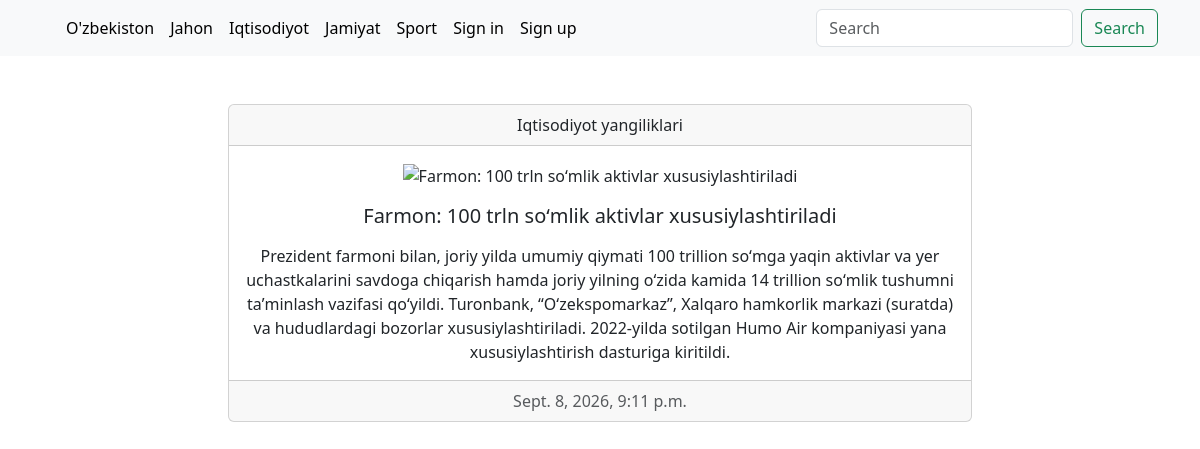
The app's page /articles/3/ with its own data.
### blog/models.py (models this page shows, shortened)
class Category(models.Model):
    title = models.CharField(max_length=30)
    class Meta:
        verbose_name = "Category"
        verbose_name_plural = "Categories"

class Article(models.Model):
    title = models.CharField(max_length=250)
    info = models.TextField()
    image = models.ImageField(upload_to="images/",blank=True,null=True)
    created_at = models.DateTimeField(auto_now_add=True)
    updated_at = models.DateTimeField(auto_now=True)
    category = models.ForeignKey(Category,on_delete=models.CASCADE)
    def get_image(self):
        try:
            return self.image.url
        except:
            return "https://png.pngtree.com/png-vector/20221125/ourlarge/pngtree-no-image-available-icon-flatvector-illustration-pic-design-profile-vector-png-image_40966566.jpg"

### blog/views.py (the view)
# urls.py: path('articles/<int:pk>/', Detail.as_view(), name="detail"),
class Detail(DetailView):
    model = Article
    template_name = "blog/detail.html"
    context_object_name = "article"
    def get_context_data(self, **kwargs):
        context = super().get_context_data()
        article = Article.objects.get(pk=self.kwargs['pk'])
        comments = Comment.objects.filter(article=article)
        context["comments"] = comments
        context["comment_form"] = CommentForm
        return context

### blog/templatetags/blog_tags.py (called while the page is built)
@register.simple_tag()
def get_categories():
    return Category.objects.all()

### blog/templates/blog/detail.html (shortened to what this page needs)
{% extends 'base.html' %}
{% block main %}
<div class="container">
<div class="card text-center my-5 col-8 mx-auto">
  <div class="card-header">
    {{article.category.title}} yangiliklari
  </div>
  <div class="card-body">
     <img src="{{article.get_image}}" alt="{{article.title}}" width="100%">
    <h5 class="card-title my-3">{{article.title}}</h5>
    <p class="card-text">{{article.info}}</p>
  </div>
  <div class="card-footer text-body-secondary">
    {{article.created_at}}
  </div>
</div>
</div>
{% endblock main %}

### templates/base.html (shortened to what this page needs)
{% load blog_tags %}
{% get_categories as categories %}
<!doctype html>
<html lang="en">
  <head>
    <link href="https://cdn.jsdelivr.net/npm/bootstrap@5.3.8/dist/css/bootstrap.min.css" rel="stylesheet">
  </head>
  <body>
  <header>
    <nav class="navbar navbar-expand-lg bg-body-tertiary">
  <div class="container">
    <div class="collapse navbar-collapse" id="navbarSupportedContent">
      <ul class="navbar-nav me-auto mb-2 mb-lg-0">
        {% for category in categories %}
        <li class="nav-item">
          <a class="nav-link active" aria-current="page" href="{% url 'category' category.pk %}">{{category.title}}</a>
        </li>
        {% endfor %}
        {% if request.user.is_authenticated %}
        <li class="nav-item">
          <form action="{% url 'signout' %}" method="post">
            {% csrf_token %}
            <button type="submit" class="nav-link active">Sign out</button>
          </form>
        </li>
        {% else %}
        <li class="nav-item">
          <a class="nav-link active" aria-current="page" href="{% url 'signin' %}">Sign in</a>
        </li>
        <li class="nav-item">
          <a class="nav-link active" aria-current="page" href="{% url 'signup' %}">Sign up</a>
        </li>
        {% endif %}
      </ul>
      <form class="d-flex" role="search" action="{% url 'search' %}" method="get">
        <input class="form-control me-2" type="search" placeholder="Search" aria-label="Search" name="q"/>
        <button class="btn btn-outline-success" type="submit">Search</button>
      </form>
    </div>
  </div>
</nav>
  </header>
  <main>
    {% block main %}
    {% endblock main %}
  </main>
  </body>
</html>

### records on screen
Category: title "O'zbekiston"
Category: title "Jahon"
Category: title "Iqtisodiyot"
Category: title "Jamiyat"
Category: title "Sport"
Article: category "Iqtisodiyot", title "Farmon: 100 trln soʻmlik aktivlar xususiylashtiriladi", info "Prezident farmoni bilan, joriy yilda umumiy qiymati 100 trillion soʻmga yaqin aktivlar va yer uchastkalarini savdoga chiqarish hamda joriy yilning oʻzida kamida 14 trillion soʻmlik tushumni taʼminlash vazifasi qoʻyildi. Turonbank, “Oʻzekspomarkaz”, Xalqaro hamkorlik markazi (suratda) va hududlardagi bozorlar xususiylashtiriladi. 2022-yilda sotilgan Humo Air kompaniyasi yana xususiylashtirish dasturiga kiritildi.", created_at "Sept. 8, 2026, 9:11 p.m."
